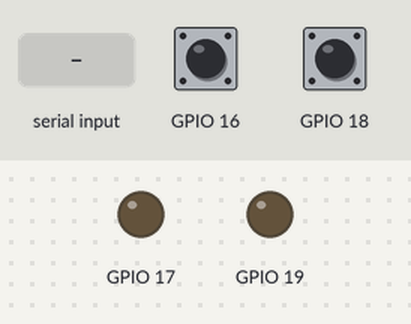
Bench run of a sketch on a simulated ESP32. Shown: output pins drawn as LEDs (lit = HIGH). The test bench sets the inputs (shaded band); at power-on: GPIO 16 HIGH, GPIO 18 HIGH. What the sketch prints to the serial monitor is not drawn.

Above: at 4.8 s.
4.9 s: GPIO 16 pulled LOW for 3.2 s
9.6 s: GPIO 18 pulled LOW for 1 s
At 10.42 s:
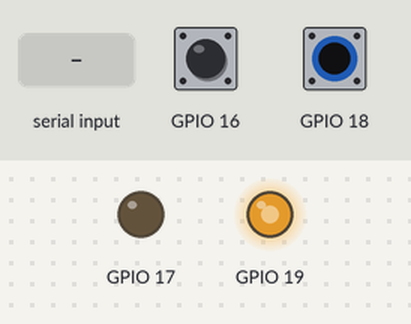
12.6 s: GPIO 16 pulled LOW for 0.15 s
At 13.2 s:
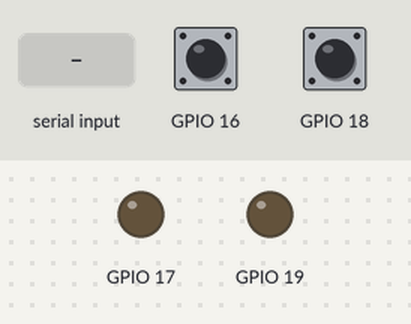
14.6 s: GPIO 18 pulled LOW for 0.15 s
At 15.9 s:
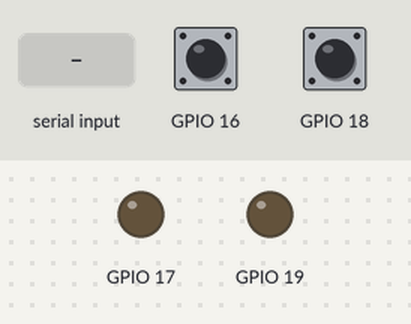
16.6 s: "p\n" received over Serial
18.5 s: GPIO 18 pulled LOW for 3.2 s
At 19.0 s:
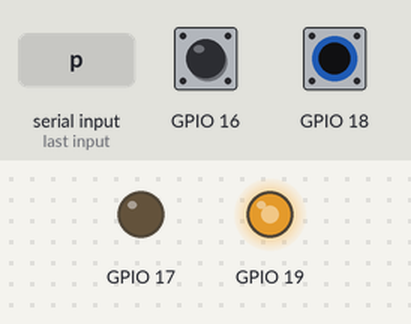
Timing chart, 0 to 23.2 s (numbered marks = the images above; inputs shaded):
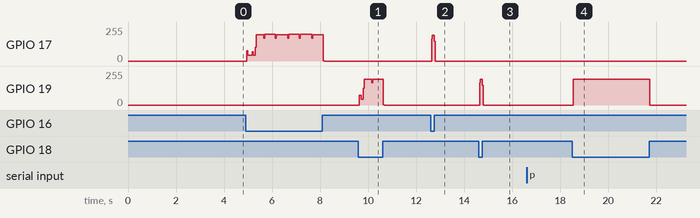

Measured:
- after the input at 9.6 s, GPIO 19: 0/255 → 75/255 at once, → 42/255 0.08 s later, → 193/255 0.08 s later, → 0/255 0.84 s later
- after the input at 12.6 s, GPIO 17: 0/255 → 193/255 at once, → 0/255 0.12 s later
- after the input at 14.6 s, GPIO 19: 0/255 → 193/255 at once, → 0/255 0.12 s later
- after the input at 16.6 s, every drawn part: stays the same
- after the input at 18.5 s, GPIO 19: 0/255 → 193/255 at once, → 0/255 3.2 s later

The sketch:

hx711_prueba.ino
```cpp
// ============================================================
//  Banco FSR · PRUEBA DE LAS CELDAS DE CARGA (2× HX711)
//  Sin librerías. Mismos pines que fsr_ensayo:
//    HX711-1 (celda 1): DT = GPIO16, SCK = GPIO17
//    HX711-2 (celda 2): DT = GPIO18, SCK = GPIO19
//
//  Al arrancar revisa si cada HX711 responde y hace la tara.
//  Luego imprime las cuentas crudas, el cambio desde la tara y un
//  peso aproximado (con el factor teórico, sin calibrar).
//
//  Monitor Serie a 115200 ("Nueva línea"):
//    t   tara (sin nada encima)
//    p   modo Serial Plotter      x   modo texto
//    d   diagnóstico de nuevo
// ============================================================
#include <Arduino.h>

struct Cell {
  const char* name; int dt, sck;
  long raw, off; bool ok; uint32_t n, tLast;
  double s, s2; int ns; float noise;
  Cell(const char* nm, int d, int k) : name(nm), dt(d), sck(k), raw(0), off(0), ok(false), n(0), tLast(0), s(0), s2(0), ns(0), noise(0) {}
};
Cell c1("Celda 1", 16, 17), c2("Celda 2", 18, 19);
const float COUNTS_PER_G = 214.8f;   // teórico: 10 kg, 1 mV/V, ganancia 128 (≈ 21 900 cuentas/N)
char mode = 'x';
portMUX_TYPE mux = portMUX_INITIALIZER_UNLOCKED;

void say(const String& s) { Serial.print("# "); Serial.println(s); }

bool readCell(Cell& c) {
  if (digitalRead(c.dt) != LOW) return false;   // LOW = hay un dato listo
  uint32_t v = 0;
  portENTER_CRITICAL(&mux);
  for (int i = 0; i < 24; i++) {
    digitalWrite(c.sck, HIGH); delayMicroseconds(1);
    v = (v << 1) | (uint32_t)digitalRead(c.dt);
    digitalWrite(c.sck, LOW);  delayMicroseconds(1);
  }
  digitalWrite(c.sck, HIGH); delayMicroseconds(1);   // pulso 25: canal A, ganancia 128
  digitalWrite(c.sck, LOW);  delayMicroseconds(1);
  portEXIT_CRITICAL(&mux);
  if (v & 0x800000) v |= 0xFF000000;
  c.raw = (int32_t)v; c.n++; c.tLast = millis();
  return true;
}

// Mira 1,5 s cómo se comporta DT y cuántas lecturas salen
void diagnose(Cell& c) {
  int lows = 0, samples = 0; c.n = 0;
  uint32_t t0 = millis(); long mn = 2147483647L, mx = -2147483647L;
  while (millis() - t0 < 1500) {
    if (digitalRead(c.dt) == LOW) lows++;
    samples++;
    if (readCell(c)) { mn = min(mn, c.raw); mx = max(mx, c.raw); }
    delayMicroseconds(200);
  }
  float rate = c.n / 1.5f;
  c.ok = c.n >= 5;
  if (!c.ok) {
    if (lows == 0) say(String(c.name) + ": NO RESPONDE. DT siempre en HIGH: revisa VCC = 3,3 V y GND del módulo, y que DT vaya a GPIO" + c.dt + " y SCK a GPIO" + c.sck + " (no al revés).");
    else           say(String(c.name) + ": DT siempre en LOW: corto a GND en DT, o DT y SCK cruzados.");
    return;
  }
  say(String(c.name) + ": responde, " + String(rate, 1) + " lecturas/s (10 = RATE a GND, 80 = RATE a VCC).");
  if (mx >= 8388600 || mn <= -8388600) say(String(c.name) + ": SATURADO (" + mx + "). Revisa los 4 hilos de la celda: rojo E+, negro E−, blanco A−, verde A+.");
  else if (mx - mn > 20000) say(String(c.name) + ": la lectura salta mucho sin carga (" + (mx - mn) + " cuentas). Revisa que la celda no esté tocando nada y los contactos.");
}

void tare() {
  Cell* cs[2] = {&c1, &c2};
  for (Cell* c : cs) {
    if (!c->ok) continue;
    double a = 0; int k = 0; uint32_t t0 = millis();
    while (k < 16 && millis() - t0 < 3000) { if (readCell(*c)) { a += c->raw; k++; } delay(1); }
    if (k) c->off = lround(a / k);
  }
  say("Tara lista. Pon peso (o presiona con el dedo) sobre cada celda: el valor en g debe subir.");
}

void diagAll() {
  say("Diagnóstico de los HX711 (no toques las celdas)...");
  diagnose(c1); diagnose(c2);
  tare();
}

void setup() {
  Serial.begin(115200);
  Serial.setTimeout(20);
  Cell* cs[2] = {&c1, &c2};
  for (Cell* c : cs) { pinMode(c->dt, INPUT_PULLUP); pinMode(c->sck, OUTPUT); digitalWrite(c->sck, LOW); }
  delay(600);   // el HX711 tarda ~400 ms en dar el primer dato
  say("=== Banco FSR · prueba de celdas de carga ===");
  say("t tara · p Serial Plotter · x texto · d diagnóstico");
  diagAll();
}

void loop() {
  if (Serial.available()) {
    String l = Serial.readStringUntil('\n'); l.trim();
    if (l == "t") tare(); else if (l == "p" || l == "x") mode = l[0]; else if (l == "d") diagAll();
  }
  readCell(c1); readCell(c2);

  // ruido de cada celda (desviación de las últimas 20 lecturas)
  static long last1 = 0, last2 = 0;
  Cell* cs[2] = {&c1, &c2};
  for (Cell* c : cs) {
    if (c->ok && c->tLast && c->raw != (c == &c1 ? last1 : last2)) {
      (c == &c1 ? last1 : last2) = c->raw;
      double d = c->raw - c->off; c->s += d; c->s2 += d * d; c->ns++;
      if (c->ns >= 20) { double m = c->s / c->ns; c->noise = sqrt(max(0.0, c->s2 / c->ns - m * m)); c->s = c->s2 = 0; c->ns = 0; }
    }
    if (c->ok && millis() - c->tLast > 1500) { c->ok = false; say(String(c->name) + " dejó de responder."); }
  }

  static uint32_t tp = 0;
  if (millis() - tp < (mode == 'p' ? 100u : 500u)) return;
  tp = millis();
  float g1 = (c1.raw - c1.off) / COUNTS_PER_G, g2 = (c2.raw - c2.off) / COUNTS_PER_G;
  if (mode == 'p') {
    Serial.printf("Celda1_g:%.1f,Celda2_g:%.1f\n", c1.ok ? g1 : 0, c2.ok ? g2 : 0);
  } else {
    Serial.printf("C1: %s raw %9ld  Δ %8ld  ≈ %8.1f g  ruido %5.0f | C2: %s raw %9ld  Δ %8ld  ≈ %8.1f g  ruido %5.0f\n",
                  c1.ok ? "ok" : "--", c1.raw, c1.raw - c1.off, g1, c1.noise,
                  c2.ok ? "ok" : "--", c2.raw, c2.raw - c2.off, g2, c2.noise);
  }
}
```
